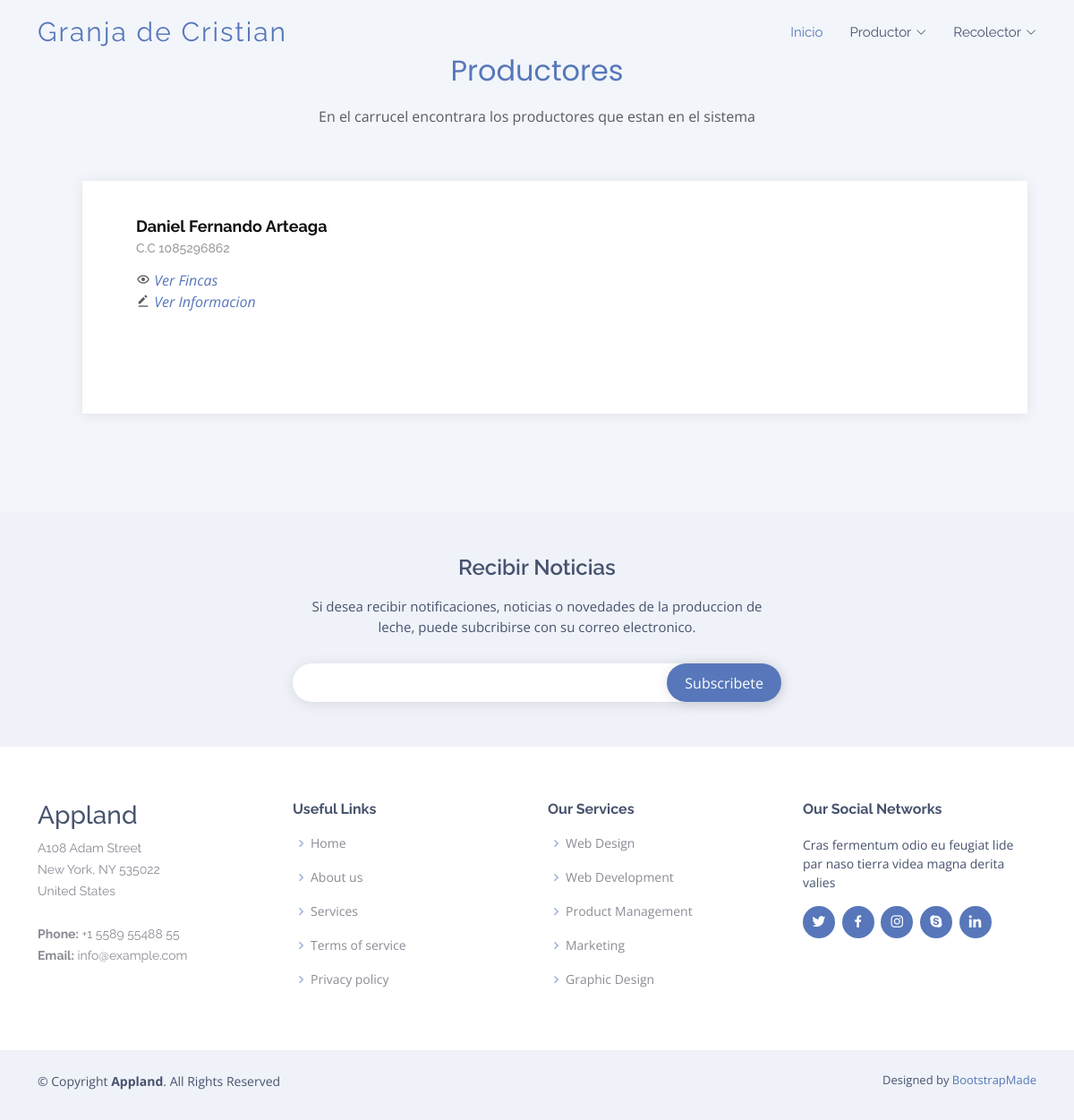
The page /productor/ on the database its author committed.
### productor/models.py (models this page shows, shortened)
class Productor(models.Model):
    cedula = models.CharField(max_length=40, unique=True, verbose_name='Cedula')
    nombres = models.CharField(max_length=150, verbose_name='Nombres')
    apellidos = models.CharField(max_length=150, verbose_name='Apellidos')
    direccion = models.CharField(max_length=150, verbose_name='Direccion')
    fNacimiento = models.DateField(null=True, blank=True, verbose_name="Fecha de cumpleaños")
    telefono = models.CharField(max_length=10, null=True, blank=True, verbose_name="Teléfono")
    create_at = models.DateTimeField(auto_now_add=True, verbose_name='Creado')
    update_at = models.DateTimeField(auto_now=True, verbose_name='Editado')
    class Meta:
        verbose_name = 'Productor'
        verbose_name_plural = 'Productores'

### productor/views.py (the view)
# urls.py: path('', views.mostrar, name="productores"),
def mostrar(request):
    productores = Productor.objects.all()
    return render(request, 'productor/mostrar.html', {
        'title': 'Lista Productores',
        'productores': productores
    })

### productor/templates/productor/mostrar.html (shortened to what this page needs)
{% extends 'layouts/layout.html' %}
{% block content %}
{% load static %}
<section id="testimonials" class="testimonials section-bg">
    <div class="container" data-aos="fade-up">
      <div class="section-title">
        <h2>Productores</h2>
        <p>En el carrucel encontrara los productores que estan en el sistema</p>
      </div>
      <div class="testimonials-slider swiper" data-aos="fade-up" data-aos-delay="100">
        <div class="swiper-wrapper">
            {% for productor in productores %}
          <div class="swiper-slide">
            <div class="testimonial-item">
              <h3>{{productor.nombres}} {{productor.apellidos}}</h3>
              <h4>C.C {{productor.cedula}}</h4>
              <p>
                <i class='bx bx-show'></i> <a href="{% url 'fincas' productor.pk  %}" class="get-started-btn">Ver Fincas</a><br>
                <i class='bx bxs-edit-alt' ></i> <a href="{% url 'verproductor' productor.pk %}" class="get-started-btn">Ver Informacion</a>
              </p>
            </div>
        </div>
            {% endfor %}
        </div>
      </div>
    </div>
  </section>
  {% endblock%}

### mainapp/static/assets/css/style.css (style rules this page uses)
body { font-family: "Open Sans", sans-serif; color: #585a61; }
a { color: #5777ba; text-decoration: none; }
h1, h2, h3, h4, h5, h6 { font-family: "Raleway", sans-serif; }
section { padding: 60px 0; overflow: hidden; }
.section-bg { background-color: #f2f5fa; }
.section-title { text-align: center; padding-bottom: 30px; }
.section-title h2 { font-size: 32px; font-weight: 400; margin-bottom: 20px; padding-bottom: 0; color: #5777ba; font-family: "Poppins", sans-serif; }
.section-title p { margin-bottom: 0; }
.testimonials .testimonials-carousel, .testimonials .testimonials-slider { overflow: hidden; }
.testimonials .testimonial-item { box-sizing: content-box; padding: 30px 30px 30px 60px; margin: 30px 10px 30px 50px; min-height: 200px; box-shadow: 0px 2px 15px rgba(0, 0, 0, 0.08); position: relative; background: #fff; }
.testimonials .testimonial-item h3 { font-size: 18px; font-weight: bold; margin: 10px 0 5px 0; color: #111; }
.testimonials .testimonial-item h4 { font-size: 14px; color: #999; margin: 0; }
.testimonials .testimonial-item p { font-style: italic; margin: 15px auto 15px auto; }

### rows shown on the page
Productor: nombres "Daniel Fernando", apellidos "Arteaga", cedula "1085296862"
